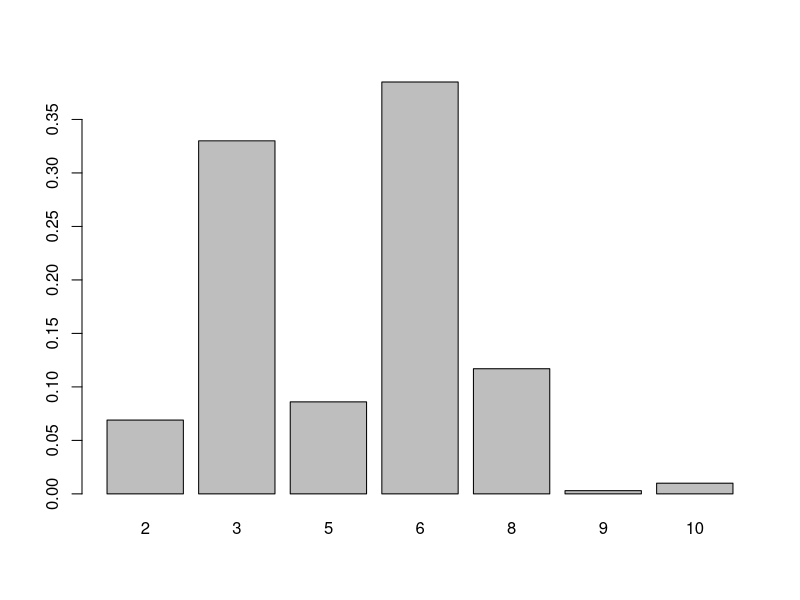

Write R code to recreate this figure.
# CC = Cost of buying a condo
# CS = Cost of buying a Subway
# S = Strategy Number
# A = Available capital
# ACOC = Annual costof ownership of a condo
# ACOS = Annual cost of ownership of a Subway
# ARC = Annual Revenue of a condo
# ARS = Annual Revenue of a Subway
# SPC = Sale price of a condo
# SPS = Sale price of a Subway
# ACO = Annual cost of ownership
# AR = Annual Revenue
# SP = Sale Price

rm(list = ls())
gc()
CC = 250000
CS = 350000
A = 1000000



Strategies <- data.frame(StrategyNumber=as.numeric(),
                 Condo=as.numeric(), 
                 Subway=as.numeric(),
                 Return=as.numeric(),
                 Iteration=as.numeric()) 
#Manages the tabulated results for each simulations

StrategiesLog <- data.frame(StrategyNumber=as.numeric(),
                         Condo=as.numeric(), 
                         Subway=as.numeric(),
                         Return=as.numeric(),
                         Iteration=as.numeric()) 
#Allows storage of all sims for review

maxstrat <- data.frame(Iteration=as.numeric(), Return=as.numeric())

#Tabulates max return for each iteration

for (k in 1:1000){
  S = 1
  for (i in 0:4) {
    for (j in 0:2) {
      if (CC * i + CS * j <= A) {
        investment = CC * i + CS * j
        StrategyNumber = S
        ACOC = 1000 * sample(6:15,1)
        ACOS = 1000 * sample(90:120,1)
        ARC = 1000 * sample(16:22,1)
        ARS = 1000 * sample(60:250,1)
        SPC = 1000 * sample(200:320,1)
        SPS = 1000 * sample(250:400,1)
        Remainder = A - investment
        ACO = ACOC * i + ACOS * j
        AR = ARC * i + ARS * j
        SP = SPC * i + SPS * j
        TotalReturn = (10 * (AR - ACO)) + SP + Remainder
        Strategies[S,] = c(S,i,j,TotalReturn,k)
        StrategiesLog[nrow(StrategiesLog)+1,] = c(S,i,j,TotalReturn,k) #Stores all iteration results
        S = S+1
      }
      maxstrat[k,] = c(k, which.max(Strategies$Return)) #Returns strategy number assoc w/max return
    }
  }
}
#OccurenceCt <- table(maxstrat$Return) #Tabulates # of occurences each strategy is max (unnecessary)
OccurenceFreq <- setNames(as.data.frame(table(maxstrat$Return)),c("Strategy", "Frequency")) #Tabulate max returns and create data frame for manipulation
OccurenceFreq$Percent <- OccurenceFreq$Freq / sum(OccurenceFreq$Frequency) #Calculate percentages
barplot(OccurenceFreq$Percent, names.arg = OccurenceFreq$Strategy)
